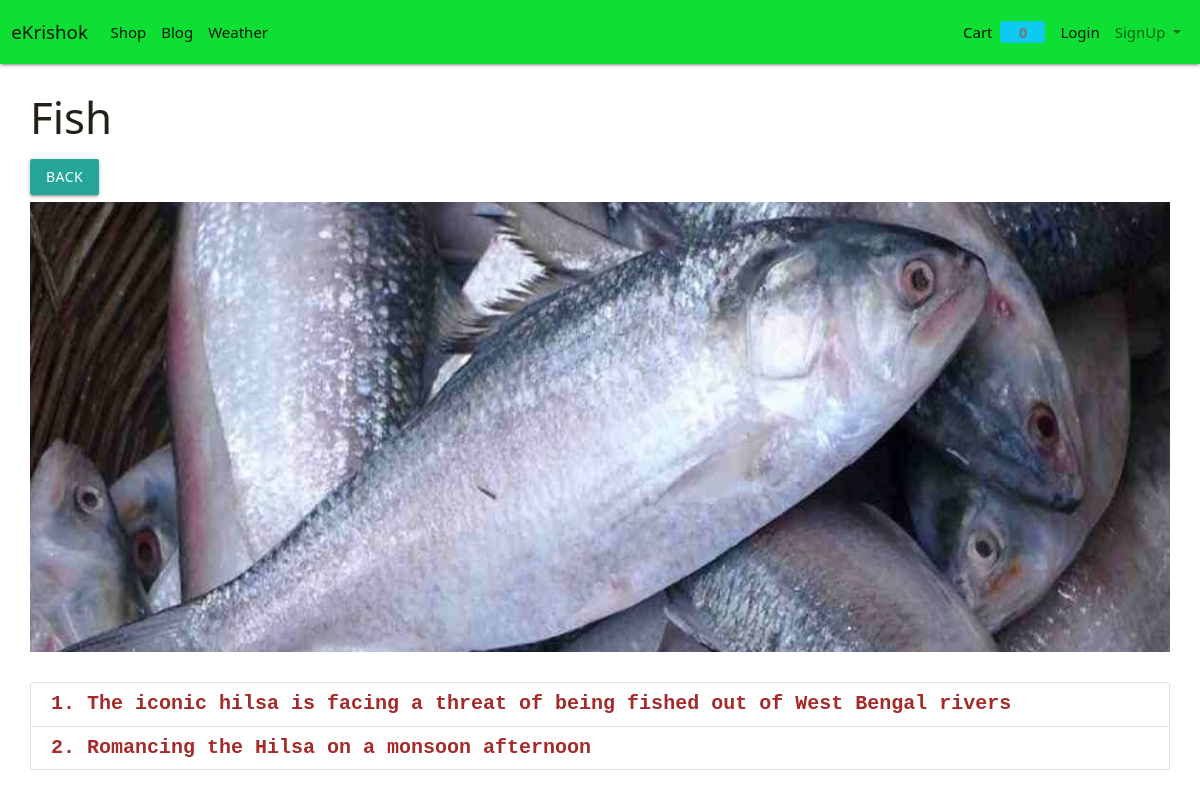
Page /blog/category/fish_es on the committed database.
### Blog2/models.py (models this page shows, shortened)
class BlogCategory(models.Model):
    cat_id = models.AutoField(primary_key=True)
    title = models.CharField(max_length=100)
    description = models.CharField(max_length=200)
    url = models.CharField(max_length=100)
    image = models.ImageField(upload_to='upload/blog2/blogcatImg/')
    add_date = models.DateTimeField(auto_now_add=True, null=True)
    update_at = models.DateTimeField(auto_now=True)

class Post(models.Model):
    post_id = models.AutoField(primary_key=True)
    title = models.CharField(max_length=100)
    content = FroalaField()
    cat = models.ForeignKey(BlogCategory, on_delete=models.CASCADE)
    slug = models.SlugField(max_length=1000, null=True, blank=True)
    image = models.ImageField(upload_to = 'upload/blog/postImg/')
    created_at = models.DateTimeField(auto_now_add=True)
    upload_to = models.DateTimeField(auto_now=True)

### Blog2/views.py (the view)
# urls.py: path('category/<slug:url>',category),
def category(request, url):
    cat = BlogCategory.objects.get(url=url)
    posts = Post.objects.filter(cat=cat)
    return render(request, "blog/category.html", {'cat': cat, 'posts': posts})

### Store/templates/blog/category.html (shortened to what this page needs)
{%extends 'store/base.html' %}
{%block content%}
<div class="container-custom">
    <h3 style="color: rgb(36, 32, 23);">{{cat.title}}</h3>
    <a href="{% url 'home_Blog' %}" class="btn btn-primary mb-2">Back</a>
    <div class="img-container">
        <img src="/abcd/show/{{cat.image}}" class="responsive-img" style="max-height:450px;width:100%;object-fit:cover;"
             alt="">
    </div>
    <br>
    <div class="collection">
        {%for p in posts %}
            <a href="/blog/detail/{{p.slug}}" class="collection-item" style="font-weight: bold; color: brown; font-family: 'Courier New', Courier, monospace; font-size: 20px;">{{forloop.counter}}. {{p.title}}
            </a>
        {% empty %}
        <div class="div" style="background-color: darkslategrey; width: 100%; height: 90px;">
            <h3 style="color: rgb(199, 240, 16); margin-top: 16px;">
                No posts in this category
            </h3>
        </div>
        {%endfor%}
    </div>
</div>
{%endblock%}

### static/css/style.css (style rules this page uses)
.container-custom { width:95%!important; margin:auto; }

### Store/templates/blog/category.html (style rules this page uses)
body { background-image: url(''); }

### rows in the picture
BlogCategory: title "Fish", image (picture)
Post: title "The iconic hilsa is facing a threat of being fished out of West Bengal rivers"
Post: title "Romancing the Hilsa on a monsoon afternoon"

### other values in the picture
{{ request.session.cart.keys|length }} "0"
